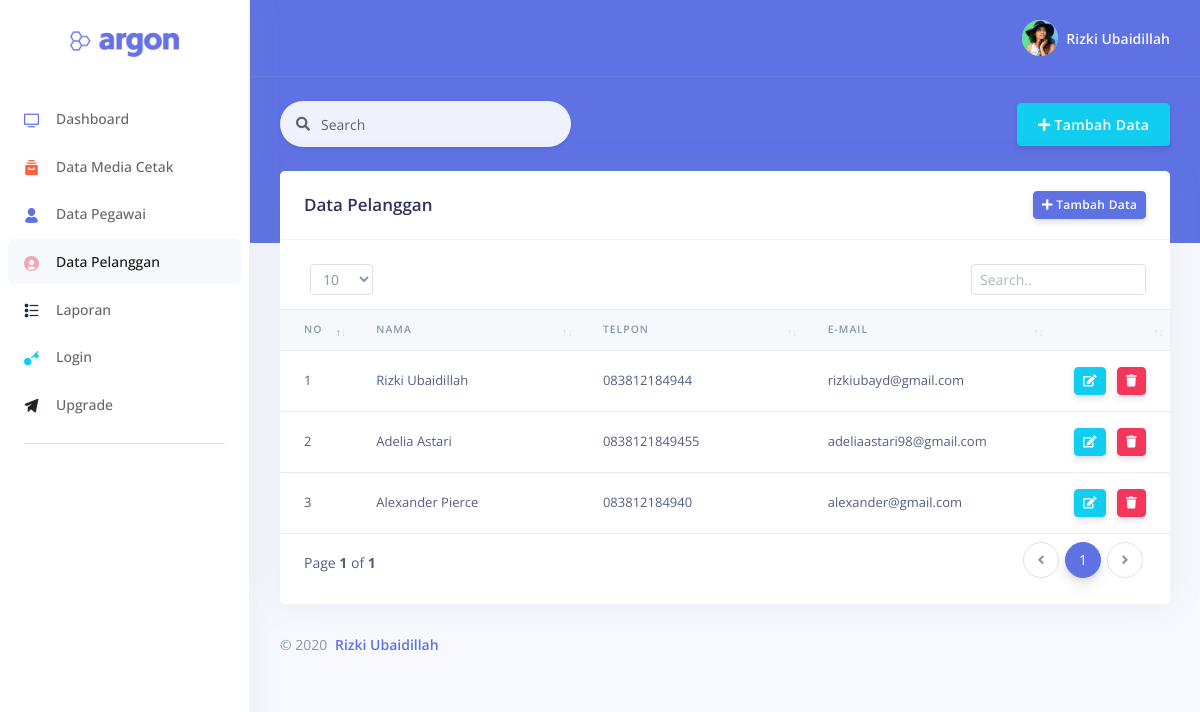
/adminpage_dataPelanggan.php, run on the app's committed database.
### tables this page shows
CREATE TABLE `pelanggan` (
  `id_pelanggan` int(11) NOT NULL AUTO_INCREMENT,
  `telpon_pelanggan` varchar(13) NOT NULL,
  `nama_pelanggan` varchar(25) NOT NULL,
  `email_pelanggan` varchar(30) NOT NULL,
  PRIMARY KEY (`id_pelanggan`)
);

### action/functions.php (called while the page is built, shortened)
<?php
$conn = mysqli_connect ("localhost", "root", "" , "fotoples");
function tampilpelanggan ($tampilpelanggan)
{
	global $conn;
	$result = mysqli_query ($conn, $tampilpelanggan);
	$rows = [];
	while ($row = mysqli_fetch_assoc($result))
			{
				$rows[] = $row;
			}
			return $rows;
}
?>

### form_dataPelanggan.php (the view, shortened to what this page needs)
<?php
require 'action/functions.php';
$datatampilpelanggan = tampilpelanggan ("SELECT * FROM pelanggan");
?>
    <div class="header bg-primary pb-6">
      <div class="container-fluid">
        <div class="header-body">
          <div class="row align-items-center py-4">
                      <div class="col-lg-6 col-7">
                              <form class="navbar-search navbar-search-light form-inline mr-sm-3" id="navbar-search-main" action="" method="post">
                                <div class="form-group mb-0">
                                  <div class="input-group input-group-alternative input-group-merge">
                                    <div class="input-group-prepend">
                                      <span class="input-group-text"><i class="fas fa-search"></i></span>
                                    </div>
                                    <input class="form-control" placeholder="Search" id="cari" name="keyword"  name="cariPelanggan" type="text" autocomplete="OFF" >
                                  </div>
                                </div>
                              </form>
                      </div>
                      <div class="col-lg-6 col-5 text-right">
                        <button type="button" class="btn btn-info" data-toggle="modal" data-target="#tambahPelanggan"> <i class="fa fa-plus"> </i> Tambah Data</button>
                      </div>
          </div>
        </div>
      </div>
    </div>
<div class="container-fluid mt--6">
  <div class="row">
    <div class="col">
      <div class="card">
                <div class="card-header">
                  <div class="row align-items-center">
                    <div class="col-8">
                      <h3 class="mb-0">Data Pelanggan</h3>
                    </div>
                    <div class="col-4 text-right">
                      <button type="button" class="btn  btn-sm btn-primary" data-toggle="modal" data-target="#tambahPelanggan"> <i class="fa fa-plus"> </i> Tambah Data</button>
                    </div>
                  </div>
                </div>
                <br>
                        <div  class="table-responsive">
                            <table id="datpelanggan" class="table align-items-center table-flush">
                              <thead class="thead-light">
                                <tr>
                                  <th scope="col" class="sort" >No</th>
                                  <th scope="col" class="sort" >Nama</th>
                                  <th scope="col" class="sort" >Telpon</th>
                                  <th scope="col">E-Mail</th>
                                  <th scope="col"></th>
                                </tr>
                              </thead>
                                <tbody class="list">
                                        <?php $i=1 ;?>
                                        <?php foreach ($datatampilpelanggan as $row) :  ?>
                                              <tr>
                                                  <td><?php echo $i ; ?></td>
                                                  <td style="width: 30%;"><?php echo $row["nama_pelanggan"] ;?></td>
                                                  <td style="width: 30%;" ><?php echo $row["telpon_pelanggan"] ;?></td>
                                                  <td style="width: 30%;"><?php echo $row["email_pelanggan"] ;?></td>
                                                  <td style="width: 10%;" >
                                                      <button type="button" class="btn btn-sm btn-info" data-toggle="modal" data-target=".editPelanggan<?php echo $row['id_pelanggan'];?>"> <i class="fa fa-edit"> </i>
                                                      </button>
                                                      <a href="action/act_hapus_pelanggan.php?id_pelanggan=<?= $row["id_pelanggan"] ;?>" class="btn-hapusPelanggan" >
                                                        <button class="btn btn-sm btn-danger" data-toggle="tooltip" data-placement="top" title="Hapus" ><i class="fa fa-trash"></i></button>
                                                      </a>
                                              </tr>
                                              <?php $i++ ;?>
                                              <?php endforeach; ?>
                                </tbody>
                            </table>
                            <br>
                      </div>
          </div>
    </div>
  </div>
          <footer class="footer pt-0">
            <div class="row align-items-center justify-content-lg-between">
              <div class="col-lg-6">
                <div class="copyright text-center  text-lg-left  text-muted">
                  &copy; 2020 <a href="#" class="font-weight-bold ml-1" target="_blank">Rizki Ubaidillah</a>
                </div>
              </div>
            </div>
          </footer>
</div>
                      </div>

### data on the page
pelanggan: nama_pelanggan "Rizki Ubaidillah", telpon_pelanggan "083812184944", email_pelanggan "rizkiubayd@gmail.com"
pelanggan: nama_pelanggan "Adelia Astari", telpon_pelanggan "0838121849455", email_pelanggan "adeliaastari98@gmail.com"
pelanggan: nama_pelanggan "Alexander Pierce", telpon_pelanggan "083812184940", email_pelanggan "alexander@gmail.com"
